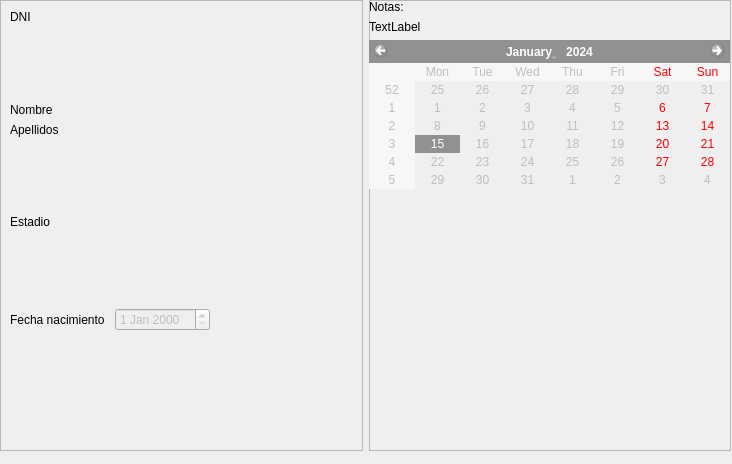
<?xml version="1.0" encoding="UTF-8"?>
<ui version="4.0">
 <class>Form</class>
 <widget class="QWidget" name="Form">
  <property name="geometry">
   <rect>
    <x>0</x>
    <y>0</y>
    <width>732</width>
    <height>464</height>
   </rect>
  </property>
  <property name="windowTitle">
   <string>Form</string>
  </property>
  <widget class="QWidget" name="horizontalLayoutWidget">
   <property name="geometry">
    <rect>
     <x>0</x>
     <y>0</y>
     <width>731</width>
     <height>451</height>
    </rect>
   </property>
   <layout class="QHBoxLayout" name="horizontalLayout">
    <property name="sizeConstraint">
     <enum>QLayout::SetNoConstraint</enum>
    </property>
    <item>
     <widget class="QFrame" name="frame">
      <property name="frameShape">
       <enum>QFrame::StyledPanel</enum>
      </property>
      <property name="frameShadow">
       <enum>QFrame::Raised</enum>
      </property>
      <widget class="QWidget" name="formLayoutWidget">
       <property name="geometry">
        <rect>
         <x>0</x>
         <y>0</y>
         <width>361</width>
         <height>341</height>
        </rect>
       </property>
       <layout class="QFormLayout" name="formLayout">
        <property name="fieldGrowthPolicy">
         <enum>QFormLayout::ExpandingFieldsGrow</enum>
        </property>
        <property name="rowWrapPolicy">
         <enum>QFormLayout::DontWrapRows</enum>
        </property>
        <property name="horizontalSpacing">
         <number>10</number>
        </property>
        <property name="leftMargin">
         <number>10</number>
        </property>
        <property name="topMargin">
         <number>10</number>
        </property>
        <property name="rightMargin">
         <number>10</number>
        </property>
        <property name="bottomMargin">
         <number>10</number>
        </property>
        <item row="0" column="0">
         <widget class="QLabel" name="label">
          <property name="text">
           <string>DNI</string>
          </property>
         </widget>
        </item>
        <item row="0" column="1">
         <widget class="QLabel" name="dni_field">
          <property name="text">
           <string/>
          </property>
         </widget>
        </item>
        <item row="1" column="1">
         <spacer name="verticalSpacer">
          <property name="orientation">
           <enum>Qt::Vertical</enum>
          </property>
          <property name="sizeHint" stdset="0">
           <size>
            <width>20</width>
            <height>10</height>
           </size>
          </property>
         </spacer>
        </item>
        <item row="2" column="0">
         <widget class="QLabel" name="label_2">
          <property name="text">
           <string>Nombre</string>
          </property>
         </widget>
        </item>
        <item row="2" column="1">
         <widget class="QLabel" name="nombre_field">
          <property name="text">
           <string/>
          </property>
         </widget>
        </item>
        <item row="3" column="0">
         <widget class="QLabel" name="label_3">
          <property name="text">
           <string>Apellidos</string>
          </property>
         </widget>
        </item>
        <item row="3" column="1">
         <widget class="QLabel" name="apellidos_field">
          <property name="text">
           <string/>
          </property>
         </widget>
        </item>
        <item row="4" column="1">
         <spacer name="verticalSpacer_2">
          <property name="orientation">
           <enum>Qt::Vertical</enum>
          </property>
          <property name="sizeHint" stdset="0">
           <size>
            <width>20</width>
            <height>10</height>
           </size>
          </property>
         </spacer>
        </item>
        <item row="5" column="0">
         <widget class="QLabel" name="label_4">
          <property name="text">
           <string>Estadio</string>
          </property>
         </widget>
        </item>
        <item row="5" column="1">
         <widget class="QLabel" name="estadio_field">
          <property name="text">
           <string/>
          </property>
         </widget>
        </item>
        <item row="6" column="1">
         <spacer name="verticalSpacer_3">
          <property name="orientation">
           <enum>Qt::Vertical</enum>
          </property>
          <property name="sizeHint" stdset="0">
           <size>
            <width>20</width>
            <height>10</height>
           </size>
          </property>
         </spacer>
        </item>
        <item row="7" column="0">
         <widget class="QLabel" name="label_5">
          <property name="text">
           <string>Fecha nacimiento</string>
          </property>
         </widget>
        </item>
        <item row="7" column="1">
         <widget class="QDateEdit" name="nacimiento_field">
          <property name="enabled">
           <bool>false</bool>
          </property>
         </widget>
        </item>
       </layout>
      </widget>
      <widget class="QWidget" name="horizontalLayoutWidget_2">
       <property name="geometry">
        <rect>
         <x>0</x>
         <y>350</y>
         <width>361</width>
         <height>91</height>
        </rect>
       </property>
       <layout class="QHBoxLayout" name="optionalLayout"/>
      </widget>
     </widget>
    </item>
    <item>
     <widget class="QFrame" name="frame_2">
      <property name="frameShape">
       <enum>QFrame::StyledPanel</enum>
      </property>
      <property name="frameShadow">
       <enum>QFrame::Raised</enum>
      </property>
      <widget class="QWidget" name="formLayoutWidget_2">
       <property name="geometry">
        <rect>
         <x>0</x>
         <y>0</y>
         <width>361</width>
         <height>441</height>
        </rect>
       </property>
       <layout class="QFormLayout" name="formLayout_2">
        <property name="fieldGrowthPolicy">
         <enum>QFormLayout::ExpandingFieldsGrow</enum>
        </property>
        <property name="rowWrapPolicy">
         <enum>QFormLayout::WrapAllRows</enum>
        </property>
        <item row="0" column="0">
         <widget class="QLabel" name="label_6">
          <property name="text">
           <string>Notas:</string>
          </property>
         </widget>
        </item>
        <item row="1" column="0">
         <widget class="QLabel" name="notas_field">
          <property name="enabled">
           <bool>true</bool>
          </property>
          <property name="sizePolicy">
           <sizepolicy hsizetype="Expanding" vsizetype="Expanding">
            <horstretch>0</horstretch>
            <verstretch>0</verstretch>
           </sizepolicy>
          </property>
          <property name="cursor">
           <cursorShape>ArrowCursor</cursorShape>
          </property>
          <property name="frameShape">
           <enum>QFrame::NoFrame</enum>
          </property>
          <property name="frameShadow">
           <enum>QFrame::Plain</enum>
          </property>
          <property name="text">
           <string>TextLabel</string>
          </property>
          <property name="wordWrap">
           <bool>false</bool>
          </property>
         </widget>
        </item>
        <item row="1" column="1">
         <widget class="QCalendarWidget" name="calendarWidget">
          <property name="enabled">
           <bool>false</bool>
          </property>
         </widget>
        </item>
       </layout>
      </widget>
     </widget>
    </item>
   </layout>
  </widget>
 </widget>
 <resources/>
 <connections/>
</ui>
